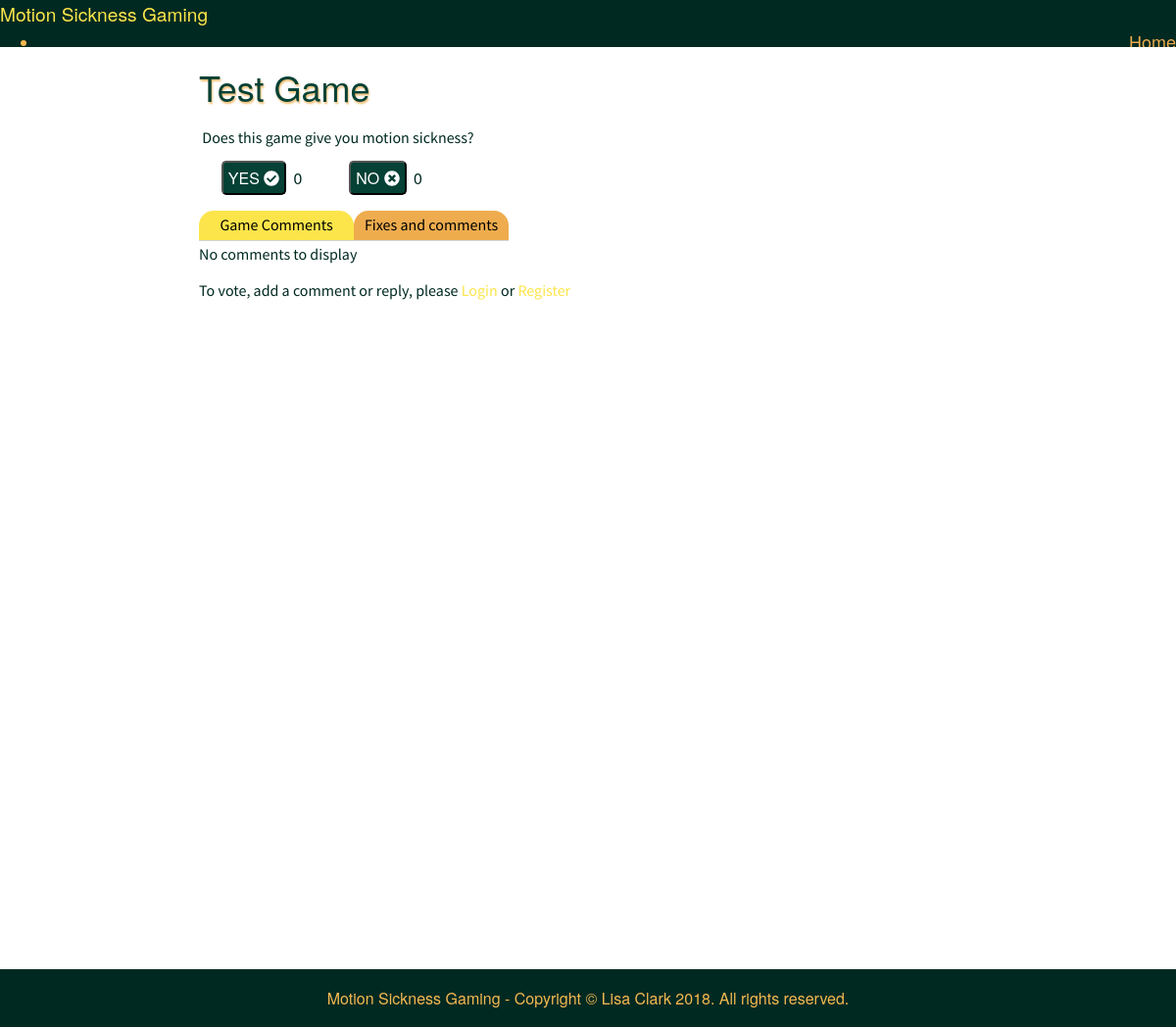
Screenshot of /view/php/individual_games.php?gameID=4 with the database file from the repository.
### tables this page shows
CREATE TABLE `game` (
  `gameID` int(10) UNSIGNED NOT NULL,
  `gameName` varchar(100) NOT NULL,
  `gameThUp` int(10) UNSIGNED NOT NULL,
  `gameThDown` int(10) UNSIGNED NOT NULL,
  `gameDate` datetime NOT NULL DEFAULT CURRENT_TIMESTAMP
);

### model/dbfunctions.php (called while the page is built, shortened)
<?php
function get_one_game($gameID) {
    $selectonegame = "SELECT * FROM game WHERE gameID='" . $_GET['gameID'] . "'";
    include 'connect.php';
    $stmt = $conn->prepare($selectonegame);
    $result = $stmt->execute();
    return $stmt->fetch(PDO::FETCH_ASSOC);
}
?>

### view/php/game_vote.php (the view, shortened to what this page needs)
<div class="gamevote">
    <p>Does this game give you motion sickness?</p>
        <span class="gamevoting" <?php if(isset($_SESSION['userid']) && empty($getThRec)) { ?>onclick="updatethumb('game', 'up', <?php echo $_GET['gameID']; ?>, 'null');"<?php } else if(!isset($_SESSION['userid'])) { ?> onclick="loginreq(<?php echo $_GET['gameID']; ?>);"<?php } ?>title="<?php echo $gamedetails['gameThUp']; ?> community members voted that <?php echo $gamedetails['gameName'] ?> gave them motion sickness" id="disableup">
            <button type="button" class="pure-button thumbs">
                YES
                <i class="fas fa-check-circle"></i>
            </button>
            <input type="number" class="game" disabled value="<?php echo $gamedetails['gameThUp']; ?>" id="gameup_<?php echo $gamedetails['gameID']; ?>"/>
        </span>
        <span class="gamevoting" <?php if(isset($_SESSION['userid']) && empty($getThRec)) { ?> onclick="updatethumb('game','down', <?php echo $_GET['gameID']; ?>, 'null');"<?php } else if(!isset($_SESSION['userid'])) { ?> onclick="loginreq(<?php echo $_GET['gameID']; ?>);"<?php } ?> title="<?php echo $gamedetails['gameThDown']; ?> community members voted that <?php echo $gamedetails['gameName'] ?> did not give them motion sickness" id="disabledown">
            <button type="button" class="pure-button thumbs">
                NO
                <i class="fas fa-times-circle"></i>
            </button>
            <input type="number" class="game" disabled value="<?php echo $gamedetails['gameThDown'] ?>" id="gamedown_<?php echo $gamedetails['gameID']; ?>"/>
        </span>
</div>

### view/php/individual_games.php (shortened to what this page needs)
<?php
    include 'header.php';
    include 'nav.php';
    include '../../model/connect.php';
    include '../../model/dbfunctions.php';
?>
    <?php
    $gamedetails = get_one_game($_GET['gameID']);
    ?>
<div class="container game-page">
    <div class="game-button">
        <h1 class="inline"><?php echo $gamedetails['gameName'];?></h1>
    </div>
    <?php
        include 'game_vote.php';
    ?>
    <div class="comment-container">
        <div class="pure-button-group tabs" role="group" aria-label="...">
            <button class="tab" onclick="tabOne();" id="tabone">Game Comments</button>
            <button class="tab" onclick="tabTwo();" id="tabtwo">Fixes and comments</button>
        </div>
        <div class="comment-inner">
            <?php
                include 'comments_game.php';
            ?>
        </div>
    </div>
</div>
<?php
    include 'footer.php';
?>

### view/css/layouts/marketing.css (style rules this page uses)
* { -webkit-box-sizing: border-box; -moz-box-sizing: border-box; box-sizing: border-box; }
body { line-height: 1.7em; color: #002921; font-size: 13px; background-image: url(../../img/background.jpg); background-attachment: fixed; }
h1, h2, h3, h4, h5, h6, label { color: #054135; }
.pure-button { background-color: #EEAC4E; color: white; padding: 0.5em 2em; border-radius: 5px; }
@media (min-width: 48em) { body { font-size: 16px; } }

### view/css/style.css (style rules this page uses)
.game-page { padding-top: 5px; margin: 0 auto; background: rgba(255,255,255,0.4); width: 70%; min-height: 1000px; }
.game-page h1 { text-shadow: 1px 2px 2px rgba(238,172,78,0.8); padding-top: 2%; }
.game-page h1, .game-page h2 { padding-left: 1%; }
.gamevote { padding: 1%; text-align: center; width: 300px; }
.gamevote p { font-family: 'Source Sans Pro', sans-serif; }
.inline { display: inline-block; }
input.game[type=number] { background-color: transparent; padding-left: 1%; }
.comment-container { width: 100%; margin: 1%; font-family: 'Source Sans Pro', sans-serif; }
.tabs { display: grid; grid-template-columns: 19.5% 19.5% 61%; }
.tab { border-radius: 15px 15px 0px 0px; color: black; border: none; border-bottom: 1px solid lightgrey; }
#tabone { background: #FCE54A; grid-column: 1 / 2; }
#tabtwo { background: #EEAC4E; grid-column: 2 / 3; }
#tabone, #tabtwo { grid-row: 1 / 4; }
.comment-inner { width: 98%; margin-top: 0; padding 0.5em; }
.pure-button.thumbs { background-color: #054135; padding: 2px 5px; margin-left: 5px; }
.game-button { margin-top: -20px; }
input[type=number] { border: none; width: 50px; background-color: #fbfbfb; }

### rows the page displays
game: gameName "Test Game", gameThUp "0", gameThDown "0"
